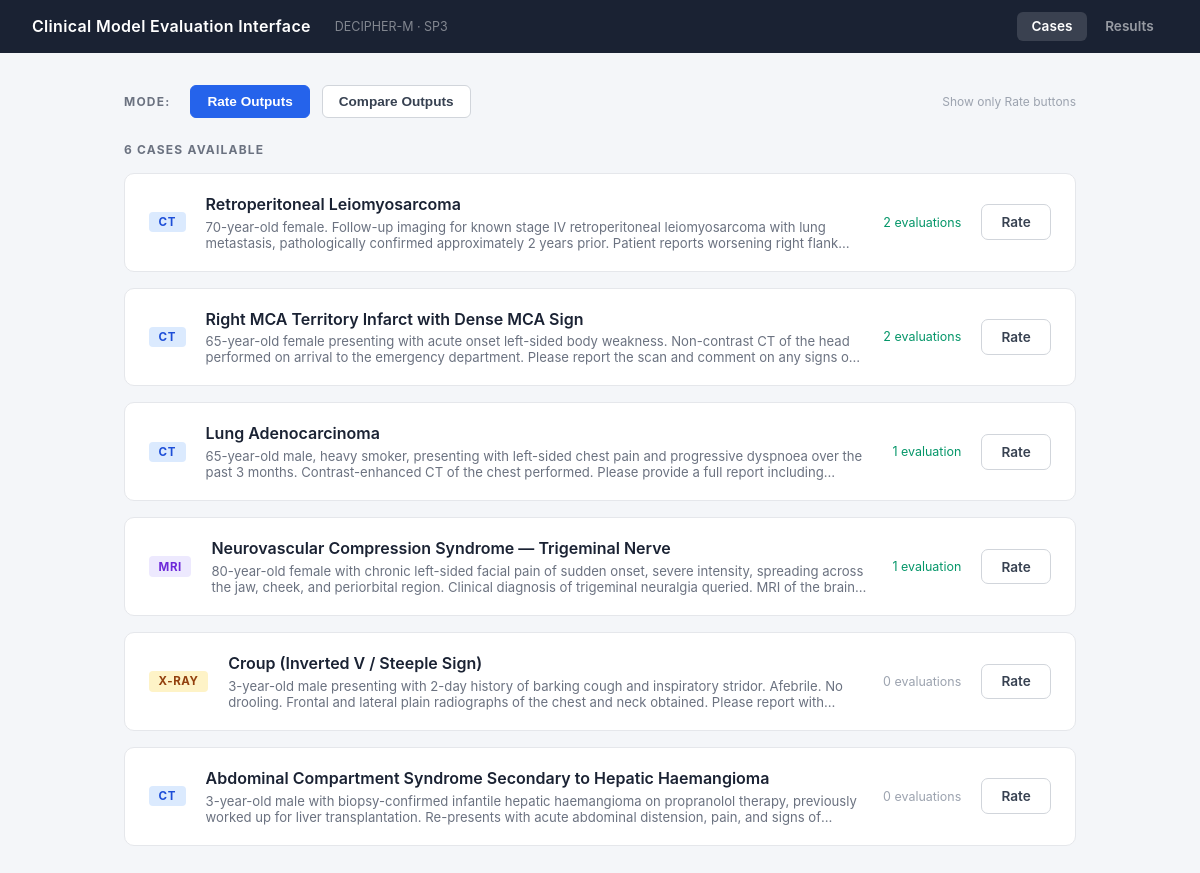
The page / on the database its author committed.
### app/models.py (models this page shows)
class Case(Base):
    __tablename__ = "cases"
    id: Mapped[int] = mapped_column(Integer, primary_key=True, index=True)
    title: Mapped[str] = mapped_column(String(255), nullable=False)
    clinical_prompt: Mapped[str] = mapped_column(Text, nullable=False)
    modality: Mapped[str] = mapped_column(String(50), nullable=False)   # CT, MRI, X-ray, etc.
    image_path: Mapped[Optional[str]] = mapped_column(String(512), nullable=True)
    image_data: Mapped[Optional[bytes]] = mapped_column(LargeBinary, nullable=True)
    patient_age: Mapped[Optional[int]] = mapped_column(Integer, nullable=True)
    patient_sex: Mapped[Optional[str]] = mapped_column(String(10), nullable=True)  # M / F / Other
    created_at: Mapped[datetime] = mapped_column(DateTime, default=datetime.utcnow)
    outputs: Mapped[list["ModelOutput"]] = relationship(
        "ModelOutput", back_populates="case", order_by="ModelOutput.generated_at"
    )

### app/routes/cases.py (the view)
@router.get("/")
def index(request: Request, db: Session = Depends(get_db), done: int = None):
    cases = (
        db.query(Case)
        .options(joinedload(Case.outputs))
        .order_by(Case.id)
        .all()
    )
    eval_counts = {}
    for case in cases:
        output_ids = [o.id for o in case.outputs]
        if output_ids:
            count = db.query(Evaluation).filter(
                Evaluation.output_id.in_(output_ids)
            ).count()
        else:
            count = 0
        eval_counts[case.id] = count
    return templates.TemplateResponse("index.html", {
        "request": request,
        "cases": cases,
        "eval_counts": eval_counts,
        "done": done,
    })

### app/templates/index.html (shortened to what this page needs)
<!DOCTYPE html>
<html lang="en">
<head>
</head>
<body>
<header>
  <h1>Clinical Model Evaluation Interface</h1>
  <span class="subtitle">DECIPHER-M · SP3</span>
  <nav>
    <a href="/" class="active">Cases</a>
    <a href="/results">Results</a>
  </nav>
</header>
<div class="container">
  <div class="mode-selector">
    <span class="mode-label">Mode:</span>
    <button type="button" class="mode-btn active" id="mode-rate" onclick="setMode('rate')">Rate Outputs</button>
    <button type="button" class="mode-btn" id="mode-compare" onclick="startCompare()">Compare Outputs</button>
    <span class="mode-indicator" id="mode-hint">Show only Rate buttons</span>
  </div>
  <p class="section-title" id="cases-title">{{ cases | length }} cases available</p>
  {% if cases %}
  <div class="case-grid">
    {% for case in cases %}
    {% set modality_key = case.modality | lower | replace('-', '') | replace(' ', '') %}
    <div class="case-card">
      {% if 'ct' in modality_key %}
        <span class="badge badge-ct">CT</span>
      {% elif 'mri' in modality_key or 'mr' in modality_key %}
        <span class="badge badge-mri">MRI</span>
      {% elif 'xray' in modality_key or 'x-ray' in modality_key or 'xr' in modality_key %}
        <span class="badge badge-xray">X-ray</span>
      {% elif 'ultra' in modality_key or 'us' == modality_key %}
        <span class="badge badge-us">US</span>
      {% else %}
        <span class="badge badge-other">{{ case.modality }}</span>
      {% endif %}
      <div class="meta">
        <div class="case-title">{{ case.title }}</div>
        <div class="prompt-preview">{{ case.clinical_prompt }}</div>
      </div>
      {% set count = eval_counts.get(case.id, 0) %}
      <span class="eval-count {% if count > 0 %}has-evals{% endif %}">
        {{ count }} evaluation{{ 's' if count != 1 else '' }}
      </span>
      <div class="card-actions">
        <a href="/cases/{{ case.id }}/evaluate" class="btn btn-secondary mode-action" data-mode="rate">Rate</a>
      </div>
    </div>
    {% endfor %}
  </div>
  {% else %}
  <div class="empty">No cases loaded.</div>
  {% endif %}
</div>
</body>
</html>

### app/templates/index.html (style rules this page uses)
*, *::before, *::after { box-sizing: border-box; margin: 0; padding: 0; }
body { font-family: -apple-system, BlinkMacSystemFont, "Segoe UI", Roboto, sans-serif; background: #f4f6f9; color: #1a2233; min-height: 100vh; }
header { background: #1a2233; color: #fff; padding: 0.75rem 2rem; display: flex; align-items: center; gap: 1.5rem; }
header h1 { font-size: 1rem; font-weight: 600; letter-spacing: 0.02em; }
header .subtitle { font-size: 0.78rem; opacity: 0.45; }
header nav { margin-left: auto; display: flex; gap: 0.25rem; }
header nav a { padding: 0.4rem 0.9rem; border-radius: 6px; font-size: 0.85rem; font-weight: 600; text-decoration: none; color: rgba(255,255,255,0.55); transition: background 0.1s, color 0.1s; }
header nav a.active { background: rgba(255,255,255,0.14); color: #fff; }
.container { max-width: 1000px; margin: 2rem auto; padding: 0 1.5rem; }
.section-title { font-size: 0.75rem; font-weight: 700; letter-spacing: 0.1em; text-transform: uppercase; color: #6b7280; margin-bottom: 1rem; }
.case-grid { display: grid; gap: 1rem; }
.case-card { background: #fff; border: 1px solid #e5e7eb; border-radius: 10px; padding: 1.25rem 1.5rem; display: flex; align-items: center; gap: 1.25rem; transition: box-shadow 0.15s; }
.case-card .meta { flex: 1; min-width: 0; }
.case-card .case-title { font-size: 1rem; font-weight: 600; margin-bottom: 0.3rem; white-space: nowrap; overflow: hidden; text-overflow: ellipsis; }
.case-card .prompt-preview { font-size: 0.82rem; color: #6b7280; display: -webkit-box; -webkit-line-clamp: 2; -webkit-box-orient: vertical; overflow: hidden; }
.badge { display: inline-flex; align-items: center; padding: 0.2rem 0.6rem; border-radius: 4px; font-size: 0.72rem; font-weight: 700; letter-spacing: 0.05em; text-transform: uppercase; white-space: nowrap; flex-shrink: 0; }
.badge-ct { background: #dbeafe; color: #1d4ed8; }
.badge-mri { background: #ede9fe; color: #6d28d9; }
.badge-xray { background: #fef3c7; color: #92400e; }
.eval-count { font-size: 0.78rem; color: #9ca3af; white-space: nowrap; flex-shrink: 0; }
.eval-count.has-evals { color: #059669; }
.btn { display: inline-block; padding: 0.55rem 1.2rem; border-radius: 7px; font-size: 0.85rem; font-weight: 600; text-decoration: none; cursor: pointer; border: none; transition: background 0.15s; white-space: nowrap; flex-shrink: 0; }
.btn-secondary { background: #fff; color: #374151; border: 1.5px solid #d1d5db; }
.card-actions { display: flex; gap: 0.5rem; flex-shrink: 0; flex-wrap: wrap; justify-content: flex-end; }
.mode-selector { display: flex; gap: 0.75rem; margin-bottom: 1.5rem; align-items: center; }
.mode-label { font-size: 0.75rem; font-weight: 700; letter-spacing: 0.1em; text-transform: uppercase; color: #6b7280; margin-right: 0.5rem; }
.mode-btn { padding: 0.5rem 1rem; border-radius: 6px; border: 1.5px solid #d1d5db; background: #fff; color: #374151; font-size: 0.85rem; font-weight: 600; cursor: pointer; transition: all 0.15s; }
.mode-btn.active { background: #2563eb; color: #fff; border-color: #2563eb; }
.mode-indicator { font-size: 0.75rem; color: #9ca3af; margin-left: auto; }

### rows shown on the page
Case: shows "CT", title "Retroperitoneal Leiomyosarcoma", clinical_prompt "70-year-old female. Follow-up imaging for known stage IV retroperitoneal leiomyosarcoma with lung metastasis, pathologically confirmed approximately 2 years prior. Patient reports worsening right…", count "2", value "s"
Case: shows "CT", title "Right MCA Territory Infarct with Dense MCA Sign", clinical_prompt "65-year-old female presenting with acute onset left-sided body weakness. Non-contrast CT of the head performed on arrival to the emergency department. Please report the scan and comment on any signs…", id "2", value "s"
Case: shows "CT", title "Lung Adenocarcinoma", clinical_prompt "65-year-old male, heavy smoker, presenting with left-sided chest pain and progressive dyspnoea over the past 3 months. Contrast-enhanced CT of the chest performed. Please provide a full report…", count "1"
Case: shows "MRI", title "Neurovascular Compression Syndrome — Trigeminal Nerve", clinical_prompt "80-year-old female with chronic left-sided facial pain of sudden onset, severe intensity, spreading across the jaw, cheek, and periorbital region. Clinical diagnosis of trigeminal neuralgia queried. MRI of the…", count "1"
Case: shows "X-RAY", title "Croup (Inverted V / Steeple Sign)", clinical_prompt "3-year-old male presenting with 2-day history of barking cough and inspiratory stridor. Afebrile. No drooling. Frontal and lateral plain radiographs of the chest and neck obtained. Please report…", count "0", value "s"
Case: shows "CT", title "Abdominal Compartment Syndrome Secondary to Hepatic Haemangioma", clinical_prompt "3-year-old male with biopsy-confirmed infantile hepatic haemangioma on propranolol therapy, previously worked up for liver transplantation. Re-presents with acute abdominal distension, pain, and signs…", count "0", value "s"

### other values the page prints
{{ cases | length }} "6"
